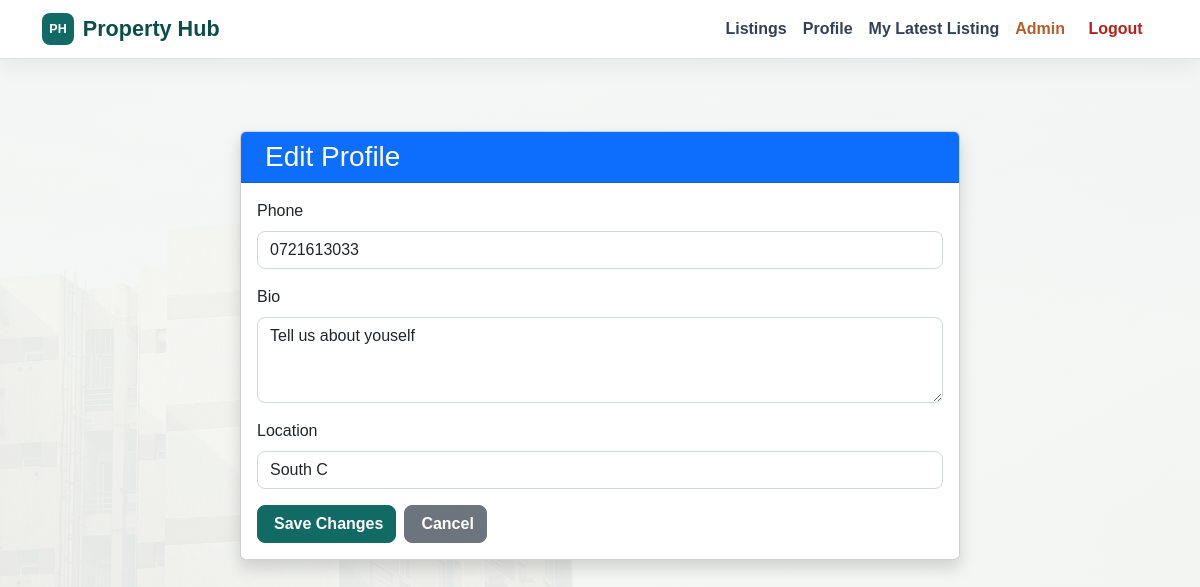
The page /profiles/edit/ (signed in) on the database its author committed.
### profiles/models.py (models this page shows, shortened)
class UserProfile(models.Model):
    user = models.OneToOneField(
        settings.AUTH_USER_MODEL,  # <- updated from auth.User
        on_delete=models.CASCADE
    )
    bio = models.TextField(blank=True)
    avatar = models.ImageField(upload_to='avatars/', blank=True, null=True)
    phone = models.CharField(max_length=20, blank=True)
    location = models.CharField(max_length=100, blank=True)

### profiles/views.py (the view)
# urls.py: path("edit/", views.edit_profile, name="profile_edit"),
@login_required
def edit_profile(request):
    user_profile, created = UserProfile.objects.get_or_create(user=request.user)
    if request.method == 'POST':
        form = UserProfileForm(request.POST, instance=user_profile)
        if form.is_valid():
            form.save()
            messages.success(request, 'Your profile has been updated successfully!')
            return redirect('profile')
    else:
        form = UserProfileForm(instance=user_profile)
    return render(request, 'profiles/edit_profile.html', {
        'form': form
    })

### profiles/forms.py
class UserProfileForm(forms.ModelForm):
    class Meta:
        model = UserProfile
        fields = ['phone', 'bio', 'location']
        widgets = {
            'phone': forms.TextInput(attrs={'class': 'form-control', 'placeholder': 'Enter your phone number'}),
            'bio': forms.Textarea(attrs={'class': 'form-control', 'rows': 3, 'placeholder': 'Tell us about yourself'}),
            'location': forms.TextInput(attrs={'class': 'form-control', 'placeholder': 'Enter your location'}),
        }

### accounts/models.py (called while the page is built)
    @property
    def is_seller(self):
        return self.role == self.Roles.SELLER

    @property
    def is_admin(self):
        return self.role == self.Roles.ADMIN or self.is_superuser

### profiles/templates/profiles/edit_profile.html (shortened to what this page needs)
{% extends "base.html" %}
{% load static %}
{% block content %}
<div class="container py-5">
    <div class="row justify-content-center">
        <div class="col-md-8">
            <div class="card shadow">
                <div class="card-header bg-primary text-white">
                    <h3 class="mb-0">Edit Profile</h3>
                </div>
                <div class="card-body">
                    <form method="post">
                        <div class="mb-3">
                            <label for="{{ form.phone.id_for_label }}" class="form-label">Phone</label>
                            {{ form.phone }}
                        </div>
                        <div class="mb-3">
                            <label for="{{ form.bio.id_for_label }}" class="form-label">Bio</label>
                            {{ form.bio }}
                        </div>
                        <div class="mb-3">
                            <label for="{{ form.location.id_for_label }}" class="form-label">Location</label>
                            {{ form.location }}
                        </div>
                        <div class="d-flex gap-2">
                            <button type="submit" class="btn btn-primary">
                                Save Changes
                            </button>
                            <a href="{% url 'profile' %}" class="btn btn-secondary">
                                Cancel
                            </a>
                        </div>
                    </form>
                </div>
            </div>
        </div>
    </div>
</div>
{% endblock %}

### static/css/style.css (style rules this page uses)
:root { --ph-ink: #17212b; --ph-muted: #667085; --ph-soft: #f4f7f5; --ph-surface: #ffffff; --ph-border: #d9e2dc; --ph-primary: #116a63; --ph-primary-dark: #0b4e49; --ph-accent: #b65d2a; --ph-danger: #b42318; --ph-shadow: 0 18px 45px rgba(23, 33, 43, 0.1); }
* { box-sizing: border-box; }
body { min-height: 100vh; color: var(--ph-ink); font-family: Arial, Helvetica, sans-serif; background: linear-gradient(180deg, rgba(244, 247, 245, 0.96), rgba(247, 249, 247, 0.92)), url("../images/pexels-mahmoud-zakariya-2154822140-34975232 (2).jpg") center top / cover fixed; }
a { color: var(--ph-primary); }
.btn { border-radius: 8px; font-weight: 700; letter-spacing: 0; transition: background-color .18s ease, border-color .18s ease, color .18s ease, box-shadow .18s ease, transform .18s ease; }
.btn-primary { background: var(--ph-primary); border-color: var(--ph-primary); }
.form-control, .form-select { border-color: #cfd8d3; border-radius: 8px; }

### rows shown on the page
UserProfile: phone "0721613033", bio "Tell us about youself", location "South C"
